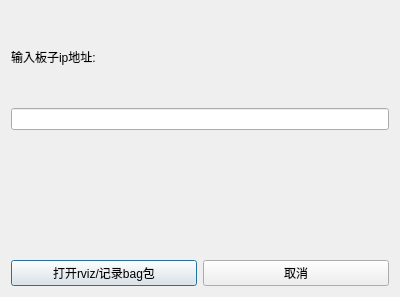
<?xml version="1.0" encoding="UTF-8"?>
<ui version="4.0">
 <class>OpenRviz</class>
 <widget class="QDialog" name="OpenRviz">
  <property name="geometry">
   <rect>
    <x>0</x>
    <y>0</y>
    <width>400</width>
    <height>297</height>
   </rect>
  </property>
  <property name="windowTitle">
   <string>OpenRviz</string>
  </property>
  <property name="styleSheet">
   <string notr="true">font: 11pt &quot;Sans Serif&quot;;</string>
  </property>
  <layout class="QGridLayout" name="gridLayout">
   <item row="0" column="0">
    <layout class="QVBoxLayout" name="verticalLayout">
     <item>
      <layout class="QVBoxLayout" name="verticalLayout_2">
       <item>
        <widget class="QLabel" name="label">
         <property name="text">
          <string>输入板子ip地址:</string>
         </property>
        </widget>
       </item>
       <item>
        <widget class="QLineEdit" name="lineEdit"/>
       </item>
      </layout>
     </item>
     <item>
      <widget class="QLabel" name="label_2">
       <property name="text">
        <string/>
       </property>
      </widget>
     </item>
     <item>
      <layout class="QHBoxLayout" name="horizontalLayout">
       <item>
        <widget class="QPushButton" name="pushButton">
         <property name="text">
          <string>打开rviz/记录bag包</string>
         </property>
        </widget>
       </item>
       <item>
        <widget class="QPushButton" name="pushButton_2">
         <property name="text">
          <string>取消</string>
         </property>
        </widget>
       </item>
      </layout>
     </item>
    </layout>
   </item>
  </layout>
 </widget>
 <resources/>
 <connections/>
</ui>
